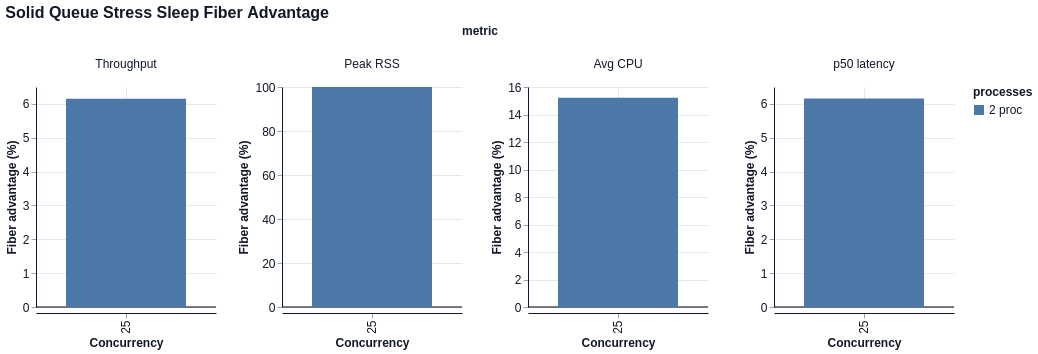

Write a Vega-Lite specification for this figure.
### Vega-Lite specification from a JSON file in a GitHub repository (floating-point values rounded to 4 significant figures)
{"$schema": "https://vega.github.io/schema/vega-lite/v6.json", "title": "Solid Queue Stress Sleep Fiber Advantage", "data": {"values": [{"concurrency": 25, "processes": "2 proc", "metric": "Throughput", "value": 6.152}, {"concurrency": 25, "processes": "2 proc", "metric": "Peak RSS", "value": 100.0}, {"concurrency": 25, "processes": "2 proc", "metric": "Avg CPU", "value": 15.21}, {"concurrency": 25, "processes": "2 proc", "metric": "p50 latency", "value": 6.16}]}, "facet": {"column": {"field": "metric", "type": "nominal", "sort": ["Throughput", "Peak RSS", "Avg CPU", "p50 latency"]}}, "spec": {"width": 180, "height": 220, "layer": [{"mark": {"type": "rule", "color": "#111827", "strokeWidth": 1.5, "opacity": 0.75}, "encoding": {"y": {"datum": 0, "type": "quantitative", "title": "Fiber advantage (%)"}}}, {"mark": {"type": "bar", "tooltip": true}, "encoding": {"x": {"field": "concurrency", "type": "ordinal", "title": "Concurrency"}, "xOffset": {"field": "processes", "type": "nominal", "sort": ["1 proc", "2 proc", "6 proc"]}, "y": {"field": "value", "type": "quantitative", "title": "Fiber advantage (%)", "stack": null}, "color": {"field": "processes", "type": "nominal", "sort": ["1 proc", "2 proc", "6 proc"]}, "tooltip": [{"field": "metric", "type": "nominal"}, {"field": "concurrency", "type": "quantitative"}, {"field": "processes", "type": "nominal"}, {"field": "value", "type": "quantitative"}]}}]}, "resolve": {"scale": {"y": "independent"}}, "config": {"background": "white", "axis": {"labelFont": "Helvetica", "titleFont": "Helvetica", "labelFontSize": 12, "titleFontSize": 12, "labelColor": "#111827", "titleColor": "#111827", "domainColor": "#111827", "tickColor": "#9ca3af", "grid": true, "gridColor": "#e5e7eb"}, "header": {"labelFont": "Helvetica", "titleFont": "Helvetica", "labelFontSize": 12, "titleFontSize": 12, "labelColor": "#111827", "titleColor": "#111827"}, "legend": {"labelFont": "Helvetica", "titleFont": "Helvetica", "labelFontSize": 12, "titleFontSize": 12, "labelColor": "#111827", "titleColor": "#111827"}, "title": {"font": "Helvetica", "fontSize": 16, "anchor": "start", "color": "#111827"}, "view": {"stroke": null}}}
